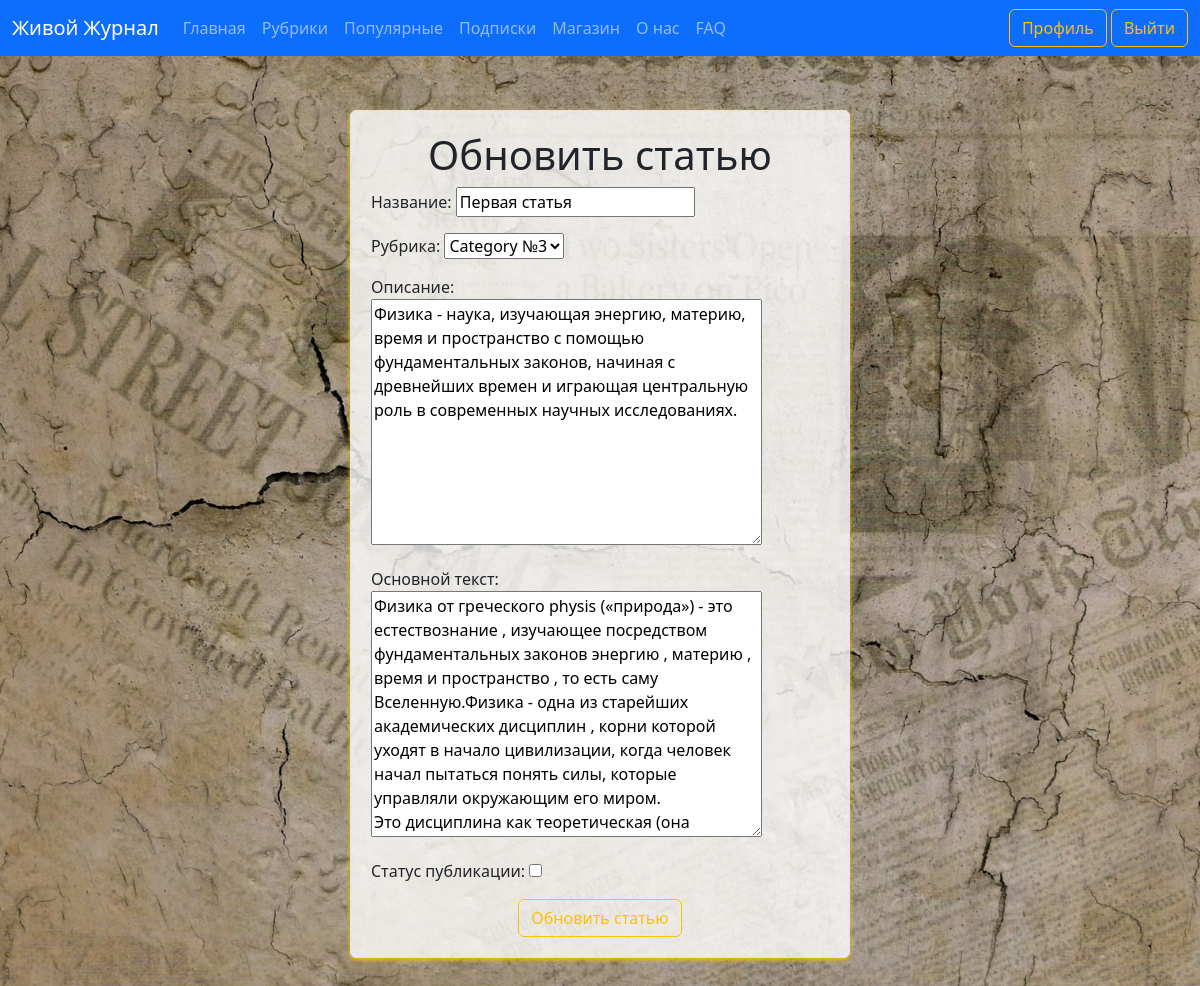
Page /articles/1/update (signed in) on the earlier database version.
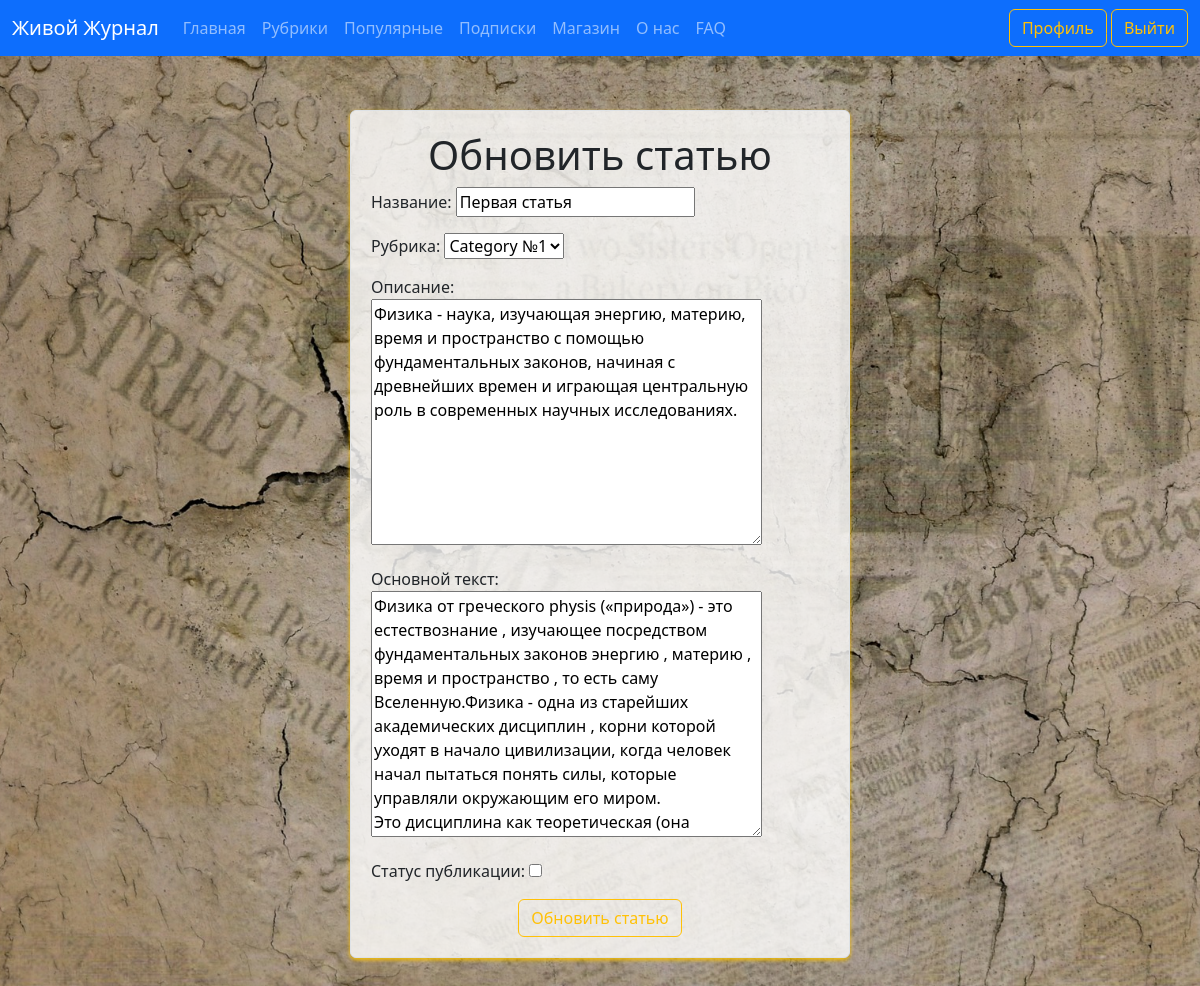
Same page on the later database version.
### journal/models.py (models this page shows, shortened)
class Article(models.Model):
    CATEGORY_CHOICES = [
        ('Рубрика №1', 'Category №1'),
        ('Рубрика №2', 'Category №2'),
        ('Рубрика №3', 'Category №3'),
        ('Рубрика №4', 'Category №4'),
        ('Рубрика №5', 'Category №5'),
    ]
    title = models.CharField('Название', max_length=100)
    description = models.TextField('Описание')
    text = models.TextField('Основной текст')
    category = models.CharField(max_length=50, verbose_name='Рубрика', choices=CATEGORY_CHOICES, default='Рубрика №1')
    author = models.ForeignKey(User, verbose_name='Автор', on_delete=models.CASCADE)
    publication = models.BooleanField('Статус публикации', default=False)
    date = models.DateTimeField('Дата', default=timezone.now)
    likes = models.IntegerField('Количество лайков', default=0)
    class Meta:
        verbose_name = 'Статью'
        verbose_name_plural = 'Статьи'

### journal/views.py (the view, shortened to what this page needs)
# urls.py: path('articles/<int:pk>/update', views.UpdateArticleView.as_view(), name='articles-update'),
class UpdateArticleView(LoginRequiredMixin, UserPassesTestMixin, UpdateView):
    model = Article
    template_name = 'journal/create_article.html'
    fields = ['title', 'category', 'description', 'text', 'publication']
    def get_context_data(self, **kwargs):
        ctx = super(UpdateArticleView, self).get_context_data(**kwargs)
        ctx['title'] = 'Обновление статьи'
        ctx['btn_text'] = 'Обновить статью'
        return ctx
    def test_func(self):
        articles = self.get_object()
        if self.request.user == articles.author:
            return True
        return False

### journal/templates/journal/create_article.html (shortened to what this page needs)
{% extends 'journal/base.html' %}
{% block content %}
  <div class="container">
    <div class="registration-form alert-light">
      <h1 class="text-center">{{ btn_text }}</h1>
      <form method="post">
        {{ form.as_p }}
        <div class="text-center">
          <button class="btn btn-outline-warning" type="submit">{{ btn_text }}</button>
        </div>
      </form>
    </div>
  </div>
{% endblock %}

Differences in the rows shown:
changed Article "Первая статья": category "Category №3" → "Category №1"
